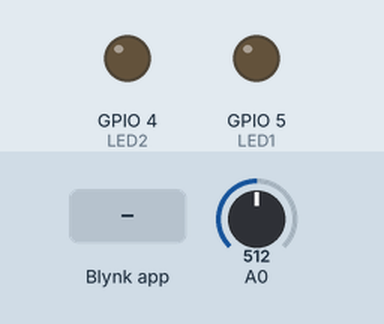
Simulated run of this sketch. Board: ESP8266 (Wemos D1 mini). On the bench: output pins drawn as LEDs (lit = HIGH). Inputs (shaded band) come from the test bench; at power-on: A0 = 512.

Above: at 3.1 s.
3.2 s: Blynk app writes 1 to V1
At 4.0 s:
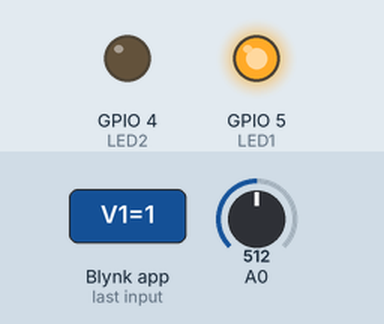
4.7 s: Blynk app writes 1 to V2
At 5.2 s:
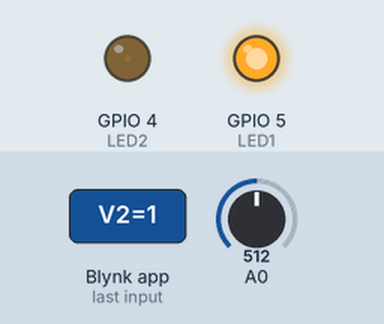
6.2 s: Blynk app writes 0 to V1
At 7.4 s:
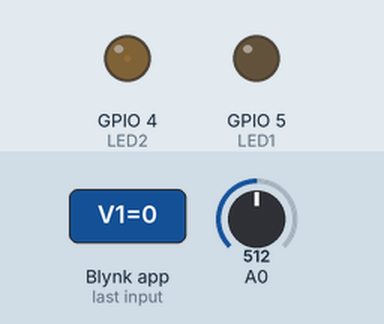
7.7 s: Blynk app writes 200 to V2
At 8.7 s:
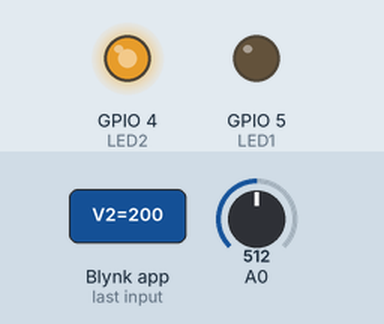
9.2 s: Blynk app writes 200 to V1
At 9.8 s:
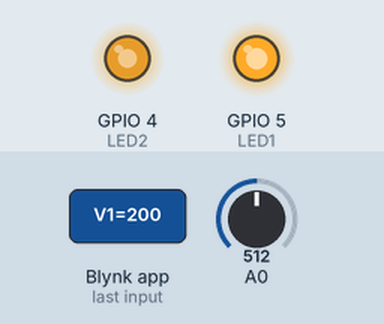
Timing chart, 0 to 11.7 s (numbered marks = the images above; inputs shaded):
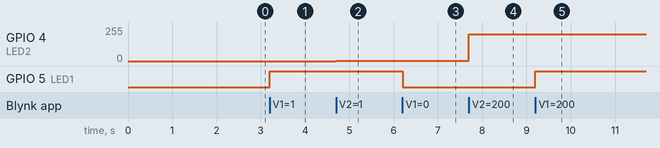

The sketch:

Coba_Blynk_Edgent_ESP8266.ino
```cpp
#define BLYNK_TEMPLATE_ID "TMPL6ugfNVI__"
#define BLYNK_TEMPLATE_NAME "Potensiometer LED"

#define BLYNK_FIRMWARE_VERSION "0.1.0"

#define BLYNK_PRINT Serial
//#define BLYNK_DEBUG

#define APP_DEBUG
#define LED1 5 // menggunakan GPIO5 atau D1
#define LED2 4 // menggunakan GPIO4 atau D2

// Uncomment your board, or configure a custom board in Settings.h
//#define USE_SPARKFUN_BLYNK_BOARD
#define USE_NODE_MCU_BOARD
//#define USE_WITTY_CLOUD_BOARD
//#define USE_WEMOS_D1_MINI

#include "BlynkEdgent.h"

BlynkTimer timer;  // sebagai pengganti delay

void setup() {
  Serial.begin(115200);
  delay(100);
  pinMode(LED1, OUTPUT);
  pinMode(LED2, OUTPUT);

  BlynkEdgent.begin();

  timer.setInterval(2000L, myTimerEvent);  // setting interval utk 2 detik dan jalankan fungsi myTimerEvent
}

void loop() {
  BlynkEdgent.run();
  timer.run();
}

void myTimerEvent() {
  Blynk.virtualWrite(V0, analogRead(A0));  // A0 = Potensiometer
}

BLYNK_WRITE(V1) {
  int valueVirtualPinLED = param.asInt(); // data yg diambil dari blynk
  digitalWrite(LED1, valueVirtualPinLED);
}

BLYNK_WRITE(V2) {
  int valueVirtualPinPWMLED = param.asInt(); // data yg diambil dari blynk
  analogWrite(LED2, valueVirtualPinPWMLED);
}
```

Measured:
- after the input at 3.2 s, GPIO 5 (LED1): LOW → HIGH at once
- after the input at 4.7 s, GPIO 4 (LED2): 0/255 → 1/255 at once
- after the input at 6.2 s, GPIO 5 (LED1): HIGH → LOW at once
- after the input at 7.7 s, GPIO 4 (LED2): 1/255 → 200/255 at once
- after the input at 9.2 s, GPIO 5 (LED1): LOW → HIGH at once
